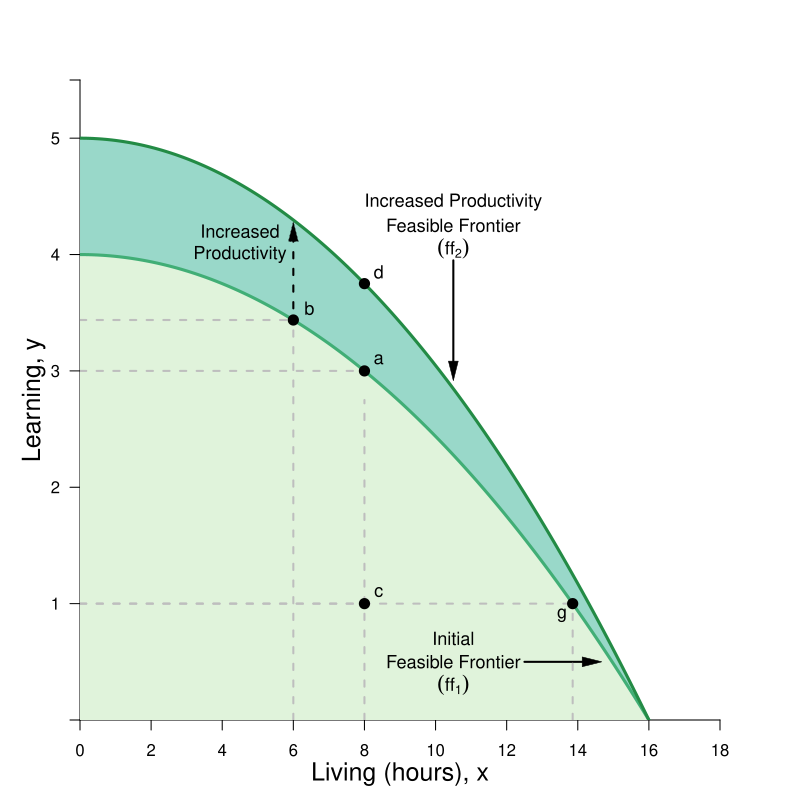

Source code (R):
#Graph Designer: Simon Halliday
#Authors: Bowles, Foley and Halliday
#Title: Coordination, Conflict and Competition: A Text in Microeconomics

library(shape)
pdf(file = "constrained_optimization/feasible_frontier_tech_change_new.pdf", width = 8, height = 8)

#Set parameters for graphics
axislabelsize <- 1.5
labelsize <- 1.1
graphlinewidth <- 3
segmentlinewidth <- 2

COL <- c("#7fc97f", "#beaed4", "#fdc086", "#ffff99", "#386cb0", "#f0027f", "#bf5b17", "#666666")
COLA <- c("#e0f3db", "#99d8c9","#66c2a4","#41ae76", "#238b45", "#005824")
COLB <- c("#4eb3d3", "#2b8cbe", "#0868ac","#084081")

#Edited the margins to cater for the larger LHS labels
par(mar =  c(4, 4, 4, 4))

#Change this to make it log of l 

ppf <- function(x, slope = 1/64, bary = 4) {
  bary - slope *x^2
}

uFn <- function(x, y, alpha = 0.3){
  (x^alpha)*(y^(1-alpha))
}

xlims <- c(0, 18)
ylims <- c(0, 5.5)

npts <- 501 
x <- seq(xlims[1], xlims[2], length.out = npts)
y <- seq(ylims[1], ylims[2], length.out = npts) 
#a <- c(3.5, 4.58, 5.5) #alpha = 0.5
#a <- c(3, 3.9, 5) #alpha = 0.4
a <- c(2.58, 3.38, 4.28) #alpha = 0.3

plot(0, 0, xlim = xlims, ylim = ylims, type = "n",
     xlab = expression(paste("")),
     ylab = expression(paste("")), 
     xaxt = "n", 
     yaxt = "n", 
     cex.lab = axislabelsize, 
     bty = "n", 
     xaxs="i", 
     yaxs="i"
)


# ticksy <- seq(from = 0, to = ylims[2], by = 1)
# ylabels <- seq(from = 0, to = ylims[2], by = 1)
ticksx <- seq(from = 0, to = xlims[2], by = 2)
xlabels <- seq(from = 0, to = xlims[2], by = 2)
ticksy <- c(ylims[1], 1, 2, 3, 4, 5, ylims[2])
ylabels <- c(NA, 1, 2, 3, 4, 5, NA)
# ticksx <- c(xlims[1], 5.25, 8.944272, xlims[2])
# xlabels <- c(NA, expression(paste(x,"*")), expression(paste(bar(x))), NA)

axis(1, at = ticksx, pos = 0, labels = xlabels)
axis(2, at = ticksy, pos = 0, labels = ylabels, las = 1)

npts <- 500 
xx1 <- seq(xlims[1], xlims[2], length.out = npts)
xx2 <- seq(0, xlims[2], length.out = npts)
xx3 <- seq(xlims[1], 0, length.out = npts)
xx4 <- seq(-11, 0, length.out = npts)

#Draw the polygon for shading the feasible set

xpoly2 <- seq(from = xlims[1], to = 16, length.out = 500)
ypoly2 <- ppf(xpoly2, bary = 5, slope = 5/256)
polygon(x = c(xpoly2, xpoly2[1]), y = c(ypoly2, rev(ypoly2)[1]), col=COLA[2], density=NULL, border = NA)

xpoly1 <- seq(from = xlims[1], to = 16, length.out = 500)
ypoly1 <- ppf(xpoly1, bary = 4, slope = 1/64)
polygon(x = c(xpoly1, xpoly1[1]), y = c(ypoly1, rev(ypoly1)[1]), col=COLA[1], density=NULL, border = NA)


#Draw the graphs
lines(xx1, ppf(xx1), col = COLA[4], lwd = graphlinewidth)
lines(xx1, ppf(xx1, bary = 5, slope = 5/256), col = COLA[5], lwd = graphlinewidth)
#lines(xx2, fishProd(xx2, k = 2), col = COLB[3], lwd = graphlinewidth)
#lines(xx3, feasibleLabor(xx3, time = 10), col = COL[3], lwd = graphlinewidth)
#lines(xx4, manufactureProd(xx4, k = 0.1, alpha = 2), col = COLB[4], lwd = graphlinewidth)

#Label the feasible frontier
text(10.5, 0.7, expression("Initial"), cex = labelsize)
text(10.5, 0.5, expression("Feasible Frontier"), cex = labelsize)
text(10.5, 0.3, expression(paste((ff[1]))), cex = labelsize)
Arrows(12.5, 0.5, 14.4, 0.5, col = "black", lty = 1, lwd = 2, arr.type = "triangle", arr.lwd = 0.5)

#Axis labels
mtext(expression(paste("Living (hours), ", x)), side = 1, line = 2.5, cex = axislabelsize)
text(-1.3, 0.5*ylims[2], expression(paste("Learning, ", y)), xpd = TRUE, cex = axislabelsize, srt = 90) 


#Annotate max u point on feasibility frontier
text(8.4, ppf(8) + 0.1, expression(paste(a)), cex = labelsize)
segments(8, 0, 8, ppf(x = 8, slope = 5/256), lty = 2, col = "gray", lwd = segmentlinewidth)
segments(0, ppf(x = 8), 8, ppf(x = 8), lty = 2, col = "gray", lwd = segmentlinewidth)
points(8, ppf(x = 8), pch = 16, col = "black", cex = 1.5)

text(8.4, ppf(x = 8, bary = 5, slope = 5/256) + 0.1, expression(paste(d)), cex = labelsize)
segments(0, ppf(x = 8, bary = 5, slope = 5/256), 8, ppf(x = 8, k = 4/log(17)), lty = 2, col = "gray", lwd = segmentlinewidth)
points(8, ppf(x = 8, bary = 5, slope = 5/256), pch = 16, col = "black", cex = 1.5)

text(8.4, 1.1, expression(paste(c)), cex = labelsize)
segments(0, 1, 8, 1, lty = 2, col = "gray", lwd = segmentlinewidth)


text(6.45, ppf(6) + 0.1, expression(paste(b)), cex = labelsize)
segments(6, 0, 6, ppf(x = 6), lty = 2, col = "gray", lwd = segmentlinewidth)
segments(0, ppf(x = 6), 6, ppf(x = 6), lty = 2, col = "gray", lwd = segmentlinewidth)
points(6, ppf(x = 6), pch = 16, col = "black", cex = 1.5)



text(13.85641-0.3, ppf(13.85641) - 0.1, expression(paste(g)), cex = labelsize)
segments(13.85641, 0, 13.85641, ppf(x = 13.85641), lty = 2, col = "gray", lwd = segmentlinewidth)
segments(0, ppf(x = 13.85641), 13.85641, ppf(x = 13.85641), lty = 2, col = "gray", lwd = segmentlinewidth)
points(13.85641, ppf(x = 13.85641), pch = 16, col = "black", cex = 1.5)

#Point for c
points(8, 1, pch = 16, col = "black", cex = 1.5)

Arrows(6, ppf(x = 6) + 0.1, 6, ppf(x = 6, bary = 5, slope = 5/256) - 0.1, col = "black", lty = 2, lwd = 2, arr.type = "triangle", arr.lwd = 0.5)
text(4.5, 4.2, expression("Increased"), cex = labelsize)
text(4.5, 4, expression("Productivity"), cex = labelsize)


#Label the feasible frontier
text(10.5, 4.45, expression("Increased Productivity"), cex = labelsize)
text(10.5, 4.25, expression("Feasible Frontier"), cex = labelsize)
text(10.5, 4.05, expression(paste((ff[2]))), cex = labelsize)
Arrows(10.5, 3.95, 10.5, 3, col = "black", lty = 1, lwd = 2, arr.type = "triangle", arr.lwd = 0.5)


dev.off()
